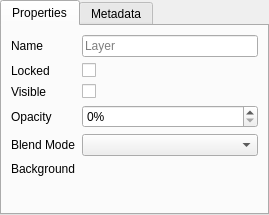
<?xml version="1.0" encoding="UTF-8"?>
<ui version="4.0">
 <class>LayerPropertiesWidget</class>
 <widget class="QWidget" name="LayerPropertiesWidget">
  <property name="geometry">
   <rect>
    <x>0</x>
    <y>0</y>
    <width>269</width>
    <height>215</height>
   </rect>
  </property>
  <layout class="QVBoxLayout" name="verticalLayout">
   <property name="leftMargin">
    <number>0</number>
   </property>
   <property name="topMargin">
    <number>0</number>
   </property>
   <property name="rightMargin">
    <number>0</number>
   </property>
   <property name="bottomMargin">
    <number>0</number>
   </property>
   <item>
    <widget class="QTabWidget" name="tabWidget">
     <property name="currentIndex">
      <number>0</number>
     </property>
     <widget class="QWidget" name="tab">
      <attribute name="title">
       <string>Properties</string>
      </attribute>
      <layout class="QFormLayout" name="formLayout">
       <item row="0" column="0">
        <widget class="QLabel" name="label">
         <property name="text">
          <string>Name</string>
         </property>
        </widget>
       </item>
       <item row="0" column="1">
        <widget class="QLineEdit" name="text_name">
         <property name="placeholderText">
          <string>Layer</string>
         </property>
        </widget>
       </item>
       <item row="1" column="0">
        <widget class="QLabel" name="label_5">
         <property name="text">
          <string>Locked</string>
         </property>
        </widget>
       </item>
       <item row="1" column="1">
        <widget class="QCheckBox" name="check_locked">
         <property name="text">
          <string/>
         </property>
        </widget>
       </item>
       <item row="2" column="0">
        <widget class="QLabel" name="label_6">
         <property name="text">
          <string>Visible</string>
         </property>
        </widget>
       </item>
       <item row="2" column="1">
        <widget class="QCheckBox" name="check_visible">
         <property name="text">
          <string/>
         </property>
        </widget>
       </item>
       <item row="3" column="0">
        <widget class="QLabel" name="label_4">
         <property name="text">
          <string>Opacity</string>
         </property>
        </widget>
       </item>
       <item row="3" column="1">
        <widget class="QDoubleSpinBox" name="spin_opacity">
         <property name="suffix">
          <string>%</string>
         </property>
         <property name="decimals">
          <number>0</number>
         </property>
         <property name="maximum">
          <double>100.000000000000000</double>
         </property>
        </widget>
       </item>
       <item row="4" column="0">
        <widget class="QLabel" name="label_3">
         <property name="text">
          <string>Blend Mode</string>
         </property>
        </widget>
       </item>
       <item row="4" column="1">
        <widget class="QComboBox" name="combo_blend"/>
       </item>
       <item row="5" column="0">
        <widget class="QLabel" name="label_2">
         <property name="text">
          <string>Background</string>
         </property>
        </widget>
       </item>
       <item row="5" column="1">
        <widget class="color_widgets::ColorSelector" name="color_background">
         <property name="display_mode" stdset="0">
          <enum>color_widgets::ColorPreview::SplitAlpha</enum>
         </property>
        </widget>
       </item>
      </layout>
     </widget>
     <widget class="QWidget" name="tab_2">
      <attribute name="title">
       <string>Metadata</string>
      </attribute>
      <layout class="QVBoxLayout" name="verticalLayout_2">
       <property name="leftMargin">
        <number>0</number>
       </property>
       <property name="topMargin">
        <number>0</number>
       </property>
       <property name="rightMargin">
        <number>0</number>
       </property>
       <property name="bottomMargin">
        <number>0</number>
       </property>
       <item>
        <widget class="MetaDataWidget" name="table_metadata">
         <property name="frameShape">
          <enum>QFrame::NoFrame</enum>
         </property>
         <attribute name="horizontalHeaderVisible">
          <bool>false</bool>
         </attribute>
         <attribute name="horizontalHeaderStretchLastSection">
          <bool>true</bool>
         </attribute>
        </widget>
       </item>
      </layout>
     </widget>
    </widget>
   </item>
  </layout>
 </widget>
 <customwidgets>
  <customwidget>
   <class>color_widgets::ColorPreview</class>
   <extends>QWidget</extends>
   <header>color_preview.hpp</header>
  </customwidget>
  <customwidget>
   <class>color_widgets::ColorSelector</class>
   <extends>color_widgets::ColorPreview</extends>
   <header>color_selector.hpp</header>
  </customwidget>
  <customwidget>
   <class>MetaDataWidget</class>
   <extends>QTableWidget</extends>
   <header>ui/widgets/metadata_widget.hpp</header>
  </customwidget>
 </customwidgets>
 <resources/>
 <connections/>
</ui>
